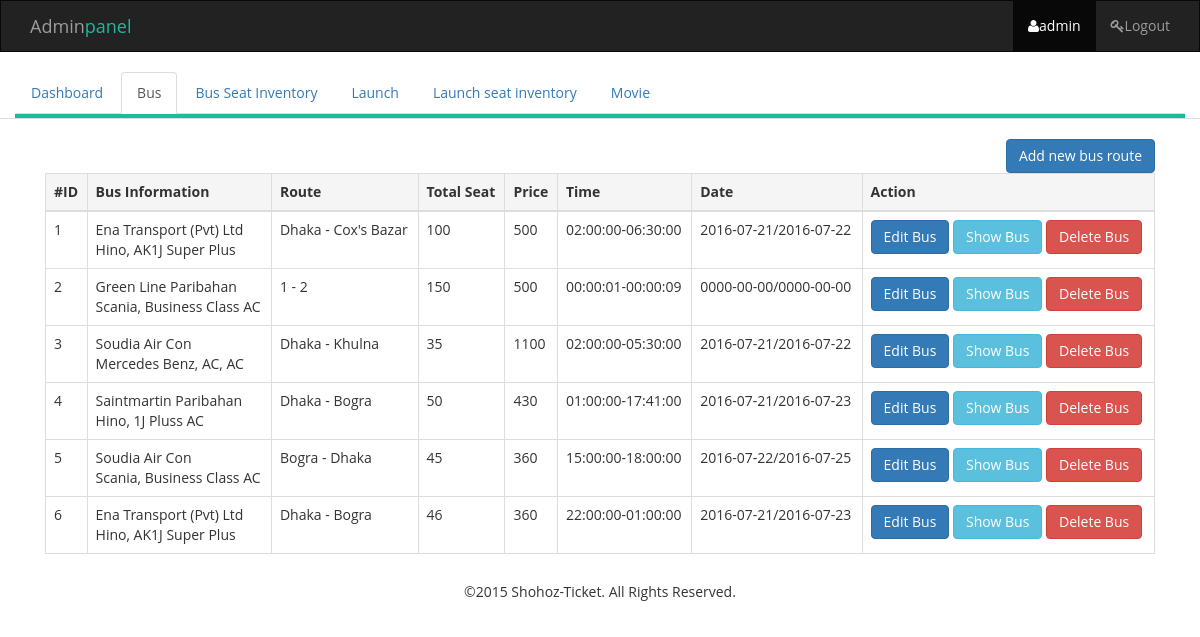
Page /admin/admin_dashboard_bus.php (signed in) on the committed database.
### tables this page shows
CREATE TABLE `bus_reserve` (
  `id` int(50) NOT NULL,
  `bus_name` varchar(50) NOT NULL,
  `bus_info` varchar(100) NOT NULL,
  `city_from` varchar(50) NOT NULL,
  `city_to` varchar(50) NOT NULL,
  `seat` int(100) NOT NULL,
  `fare` int(100) NOT NULL,
  `dtime` time NOT NULL,
  `arrtime` time NOT NULL,
  `dept_date` date NOT NULL,
  `arr_date` date NOT NULL
);

### session.php (called while the page is built, shortened)
<?php
$session_id=$_SESSION['user_id'];
?>

### admin/admin_dashboard_bus.php (the view)
<?php
include_once 'header.php';
include_once '../database/config.php';
$query = "SELECT * FROM `bus_reserve` ";
$result = $mysqli->query($query);
$row_cnt = $result->num_rows;
?>
<div class="content-table">
		<div class="container">
			<div class="col-lg-12">
				<div class="pull-right"><a href="route.php" class="btn btn-primary">Add new bus route</a></div>
		        <table class="table table-bordered">
		        	<thead>
		        		<tr class="active">
		        			<th>#ID</th>
				            <th>Bus Information</th>
				            <th>Route</th>
				            <th>Total Seat</th>
				            <th>Price</th>
				            <th>Time</th>
				            <th>Date </th>
				            <th>Action</th>
		          		</tr>
		        	</thead>
		          	<tbody>
		          		<?php
		          		if($row_cnt > 0){
		          			while ($row_cnt = $result->fetch_assoc()) { ?>
		          			<tr>
					            <td>
					            	<?php echo $row_cnt['id'] ?>
					            </td>
					            <td>
					            	<?php echo $row_cnt['bus_name']." <br/>".$row_cnt['bus_info'] ?>
					            </td>
					            <td>
					            	<?php echo $row_cnt['city_from']." - ".$row_cnt['city_to'] ?>
					            </td>
					            <td>
					            	<?php echo $row_cnt['seat'] ?>
					            </td>
					            <td>
					            	<?php echo $row_cnt['fare'] ?>
					            </td>
					            <td>
					            	<?php echo $row_cnt['dtime']."-".$row_cnt['arrtime'] ?>
					            </td>
					            <td>
					            	<?php echo $row_cnt['dept_date']. "/". $row_cnt['arr_date'] ?>
					            </td>
					            <td>
					            	 <a href="editbus.php?id=<?php echo $row_cnt['id'] ?>" class="btn btn-primary">Edit Bus</a>
					            	 <a href="showbus.php?id=<?php echo $row_cnt['id'] ?>" class="btn btn-info">Show Bus</a>
					            	 <a href="deletebus.php?id=<?php echo $row_cnt['id'] ?>" class="btn btn-danger">Delete Bus</a>
					            </td>
		            		</tr>
		          			<?php
		          			}
		          		}
		          		 ?>
		          	</tbody>
		        </table>
			</div>
		</div>
	</div>
<?php include_once 'footer.php'; ?>

### admin/header.php (shortened to what this page needs)
<?php
  include('../database/config.php');
    include('../session.php');
    $query = "SELECT * from admin where id ='$session_id'";
    $result = $mysqli->query($query) or die("error in session");
    $obj= $result->fetch_object();
?>
<!DOCTYPE html>
<html>
  <head>
    <link href="../css/bootstrap.min.css" rel="stylesheet">
    <link rel="stylesheet" href="../css/font-awesome.min.css">
    <link rel="stylesheet" href="../style.css">
  </head>
  <body>
  	<nav class="navbar navbar-default navbar-inverse">
  		<div class="container">
    		<div class="navbar-header">
      			<a class="navbar-brand" href="#">Admin<span class="text-green">panel</span></a>
    		</div>
    		<ul class="nav navbar-nav navbar-right">
    			<li class="active"><a href="index.html"><i class="fa fa-user"></i><?php echo $obj->username; ?></a></li>
    			<li><a href="../logout.php"><i class="fa fa-key"></i>Logout</a></li>
    		</ul>
  		</div>
	</nav>
	<div class="nav-tabs">
      <div class="container">
         <div class="row">
            <div class="col-lg-12">
               <ul class="nav nav-tabs">
              	  <li><a href="admin_dashboard.php">Dashboard</a></li>
              	  <li><a href="admin_dashboard_bus.php">Bus</a></li>
              	  <li><a href="admin_dashboard_bus_seat.php">Bus Seat Inventory</a></li>
              	  <li><a href="admin_dashboard_launch.php">Launch</a></li>
              	  <li><a href="admin_dashboard_launch_seat.php">Launch seat inventory</a></li>
              	  <li><a href="admin_dashboard_movie.php">Movie</a></li>
            	</ul>
        	</div>
         </div>
      </div>
  </div>

### admin/footer.php (shortened to what this page needs)
  <footer>
    <div class="container">
      <div class="col-lg-12">
        <h5 class="text-center">&copy;2015 Shohoz-Ticket. All Rights Reserved. </h5>
    </div>
  </footer>
  </body>
</html>

### style.css (style rules this page uses)
body { font-family: 'Open Sans', sans-serif; width: 100%; height: 100%; }
.navbar { border-radius: 0px; }
.text-green { color: #1abc9c; }
.nav-tabs .col-lg-12 { padding: 0px; margin: 0px; border-bottom: 4px solid #1abc9c; }
.content-table { padding-top: 20px; }

### rows in the picture
bus_reserve: id "1", bus_name "Ena Transport (Pvt) Ltd", bus_info "Hino, AK1J Super Plus", city_from "Dhaka", city_to "Cox's Bazar", seat "100", fare "500", dtime "02:00:00", arrtime "06:30:00", dept_date "2016-07-21", arr_date "2016-07-22"
bus_reserve: id "2", bus_name "Green Line Paribahan", bus_info "Scania, Business Class AC", city_from "1", city_to "2", seat "150", fare "500", dtime "00:00:01", arrtime "00:00:09", dept_date "0000-00-00", arr_date "0000-00-00"
bus_reserve: id "3", bus_name "Soudia Air Con", bus_info "Mercedes Benz, AC, AC", city_from "Dhaka", city_to "Khulna", seat "35", fare "1100", dtime "02:00:00", arrtime "05:30:00", dept_date "2016-07-21", arr_date "2016-07-22"
bus_reserve: id "4", bus_name "Saintmartin Paribahan", bus_info "Hino, 1J Pluss AC", city_from "Dhaka", city_to "Bogra", seat "50", fare "430", dtime "01:00:00", arrtime "17:41:00", dept_date "2016-07-21", arr_date "2016-07-23"
bus_reserve: id "5", bus_name "Soudia Air Con", bus_info "Scania, Business Class AC", city_from "Bogra", city_to "Dhaka", seat "45", fare "360", dtime "15:00:00", arrtime "18:00:00", dept_date "2016-07-22", arr_date "2016-07-25"
bus_reserve: id "6", bus_name "Ena Transport (Pvt) Ltd", bus_info "Hino, AK1J Super Plus", city_from "Dhaka", city_to "Bogra", seat "46", fare "360", dtime "22:00:00", arrtime "01:00:00", dept_date "2016-07-21", arr_date "2016-07-23"

### other values in the picture
$obj->username "admin"
